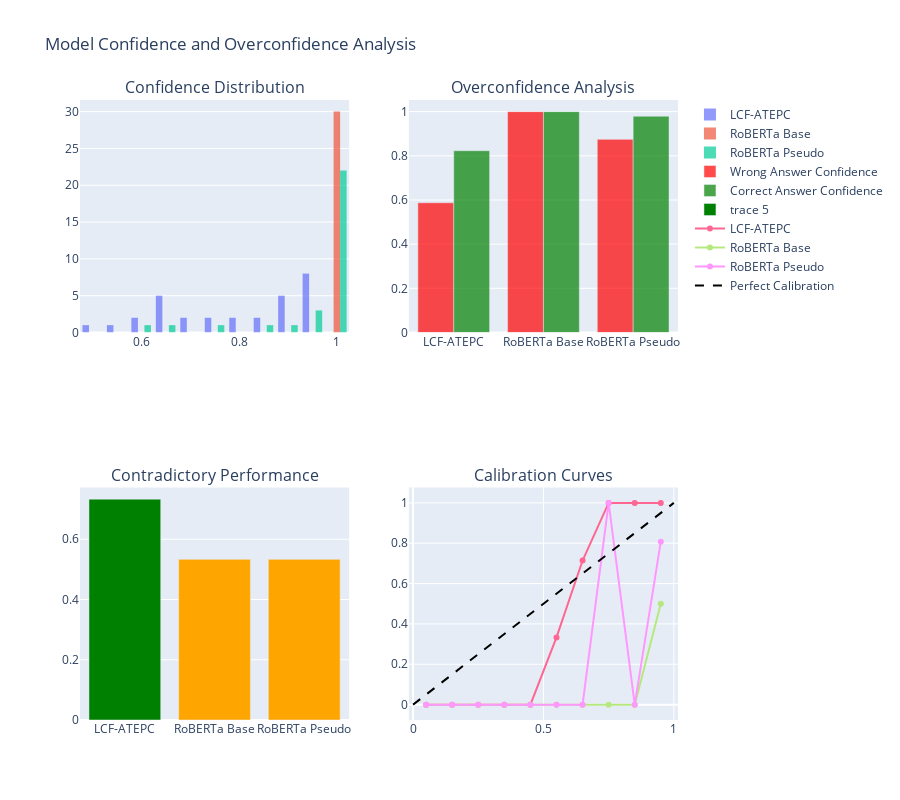

Notebook code cell kept with this figure:
### Code cell
# Overconfidence Analysis for RoBERTa Models
confidence_data = []
for result in all_results:
    for model_name in model_names:
        pred = result['predictions'][model_name]
        is_correct = pred['sentiment'] == result['expected_sentiment']
        confidence_data.append({
            'model': model_display_names[model_name],
            'confidence': pred['confidence'],
            'correct': is_correct,
            'category': result['category']
        })

df_confidence = pd.DataFrame(confidence_data)

# 3. Confidence Distribution Analysis
fig_conf = make_subplots(
    rows=2, cols=2,
    subplot_titles=('Confidence Distribution', 'Overconfidence Analysis', 'Contradictory Performance', 'Calibration Curves'),
    specs=[[{'secondary_y': False}, {'secondary_y': False}],
           [{'secondary_y': False}, {'secondary_y': False}]]
)

# Confidence distributions
for i, model_name in enumerate(model_names):
    model_data = df_confidence[df_confidence['model'] == model_display_names[model_name]]
    fig_conf.add_trace(
        go.Histogram(x=model_data['confidence'], name=model_display_names[model_name], 
                    opacity=0.7, nbinsx=20),
        row=1, col=1
    )

# Overconfidence comparison
overconf_data = []
for model_name in model_names:
    model_data = df_confidence[df_confidence['model'] == model_display_names[model_name]]
    correct_conf = model_data[model_data['correct']]['confidence'].mean()
    incorrect_conf = model_data[~model_data['correct']]['confidence'].mean()
    overconf_data.append({
        'model': model_display_names[model_name],
        'correct_confidence': correct_conf,
        'incorrect_confidence': incorrect_conf,
        'overconfidence': incorrect_conf - 0.5  # How much above random chance for wrong answers
    })

overconf_df = pd.DataFrame(overconf_data)
fig_conf.add_trace(
    go.Bar(x=overconf_df['model'], y=overconf_df['incorrect_confidence'], 
           name='Wrong Answer Confidence', marker_color='red', opacity=0.7),
    row=1, col=2
)
fig_conf.add_trace(
    go.Bar(x=overconf_df['model'], y=overconf_df['correct_confidence'], 
           name='Correct Answer Confidence', marker_color='green', opacity=0.7),
    row=1, col=2
)

# Contradictory sentiment performance
contradictory_perf = []
for model_name in model_names:
    contradictory_data = df_confidence[
        (df_confidence['model'] == model_display_names[model_name]) & 
        (df_confidence['category'] == 'Contradictory')
    ]
    acc = contradictory_data['correct'].mean() if len(contradictory_data) > 0 else 0
    contradictory_perf.append(acc)

fig_conf.add_trace(
    go.Bar(x=[model_display_names[name] for name in model_names], 
           y=contradictory_perf,
           marker_color=['green' if x > 0.6 else 'orange' if x > 0.4 else 'red' for x in contradictory_perf]),
    row=2, col=1
)

# Simple calibration visualization
for i, model_name in enumerate(model_names):
    model_data = df_confidence[df_confidence['model'] == model_display_names[model_name]]
    # Bin confidences and calculate accuracy per bin
    bins = np.linspace(0, 1, 11)
    bin_centers = (bins[:-1] + bins[1:]) / 2
    bin_accuracies = []
    
    for j in range(len(bins)-1):
        bin_mask = (model_data['confidence'] >= bins[j]) & (model_data['confidence'] < bins[j+1])
        bin_data = model_data[bin_mask]
        bin_acc = bin_data['correct'].mean() if len(bin_data) > 0 else 0
        bin_accuracies.append(bin_acc)
    
    fig_conf.add_trace(
        go.Scatter(x=bin_centers, y=bin_accuracies, 
                  name=model_display_names[model_name], mode='lines+markers'),
        row=2, col=2
    )

# Perfect calibration line
fig_conf.add_trace(
    go.Scatter(x=[0, 1], y=[0, 1], mode='lines', 
              line=dict(dash='dash', color='black'), name='Perfect Calibration'),
    row=2, col=2
)

fig_conf.update_layout(height=800, title_text="Model Confidence and Overconfidence Analysis")
fig_conf.show()

# Print summary
print("📊 OVERCONFIDENCE ANALYSIS SUMMARY:")
print("-" * 50)
for _, row in overconf_df.iterrows():
        status = "⚠️ OVERCONFIDENT" if row['overconfidence'] > 0.2 else "✅ Well-calibrated"
        print(f"{row['model']:15}: {status} (Wrong confidence: {row['incorrect_confidence']:.3f})")

### Figure 1 — Plotly figure (JSON) as saved in the notebook; plotly's stock layout.template omitted (floating-point values rounded to 4 significant figures)
{"data": [{"name": "LCF-ATEPC", "nbinsx": 20, "opacity": 0.7, "type": "histogram", "x": [0.5594, 0.6305, 0.5966, 0.9385, 0.6323, 0.6569, 0.9603, 0.7783, 0.8478, 0.7389, 0.6908, 0.6564, 0.9428, 0.5014, 0.6001, 0.896, 0.9593, 0.9041, 0.9577, 0.8358, 0.9578, 0.8847, 0.9598, 0.8958, 0.7593, 0.6586, 0.9136, 0.7781, 0.7079, 0.948], "xaxis": "x", "yaxis": "y"}, {"name": "RoBERTa Base", "nbinsx": 20, "opacity": 0.7, "type": "histogram", "x": [1.0, 1.0, 1.0, 1.0, 0.9999, 1.0, 1.0, 1.0, 1.0, 0.9999, 1.0, 1.0, 1.0, 1.0, 1.0, 1.0, 1.0, 1.0, 1.0, 1.0, 1.0, 1.0, 1.0, 1.0, 1.0, 1.0, 1.0, 1.0, 1.0, 1.0], "xaxis": "x", "yaxis": "y"}, {"name": "RoBERTa Pseudo", "nbinsx": 20, "opacity": 0.7, "type": "histogram", "x": [0.9999, 0.96, 0.994, 0.5781, 0.9991, 0.9622, 0.996, 0.9995, 0.9757, 0.8519, 0.6315, 0.9841, 0.9188, 0.992, 0.7362, 0.9999, 1.0, 0.9999, 1.0, 1.0, 1.0, 1.0, 1.0, 1.0, 1.0, 0.9921, 1.0, 0.9716, 0.9996, 0.9929], "xaxis": "x", "yaxis": "y"}, {"marker": {"color": "red"}, "name": "Wrong Answer Confidence", "opacity": 0.7, "type": "bar", "x": ["LCF-ATEPC", "RoBERTa Base", "RoBERTa Pseudo"], "xaxis": "x2", "y": [0.5874, 1.0, 0.8744], "yaxis": "y2"}, {"marker": {"color": "green"}, "name": "Correct Answer Confidence", "opacity": 0.7, "type": "bar", "x": ["LCF-ATEPC", "RoBERTa Base", "RoBERTa Pseudo"], "xaxis": "x2", "y": [0.823, 1.0, 0.9791], "yaxis": "y2"}, {"marker": {"color": ["green", "orange", "orange"]}, "type": "bar", "x": ["LCF-ATEPC", "RoBERTa Base", "RoBERTa Pseudo"], "xaxis": "x3", "y": [0.7333, 0.5333, 0.5333], "yaxis": "y3"}, {"mode": "lines+markers", "name": "LCF-ATEPC", "type": "scatter", "x": [0.05, 0.15, 0.25, 0.35, 0.45, 0.55, 0.65, 0.75, 0.85, 0.95], "xaxis": "x4", "y": [0, 0, 0, 0, 0, 0.3333, 0.7143, 1, 1, 1], "yaxis": "y4"}, {"mode": "lines+markers", "name": "RoBERTa Base", "type": "scatter", "x": [0.05, 0.15, 0.25, 0.35, 0.45, 0.55, 0.65, 0.75, 0.85, 0.95], "xaxis": "x4", "y": [0, 0, 0, 0, 0, 0, 0, 0, 0, 0.5], "yaxis": "y4"}, {"mode": "lines+markers", "name": "RoBERTa Pseudo", "type": "scatter", "x": [0.05, 0.15, 0.25, 0.35, 0.45, 0.55, 0.65, 0.75, 0.85, 0.95], "xaxis": "x4", "y": [0, 0, 0, 0, 0, 0, 0, 1, 0, 0.8077], "yaxis": "y4"}, {"line": {"color": "black", "dash": "dash"}, "mode": "lines", "name": "Perfect Calibration", "type": "scatter", "x": [0, 1], "xaxis": "x4", "y": [0, 1], "yaxis": "y4"}], "layout": {"annotations": [{"font": {"size": 16}, "showarrow": false, "text": "Confidence Distribution", "x": 0.225, "xanchor": "center", "xref": "paper", "y": 1, "yanchor": "bottom", "yref": "paper"}, {"font": {"size": 16}, "showarrow": false, "text": "Overconfidence Analysis", "x": 0.775, "xanchor": "center", "xref": "paper", "y": 1, "yanchor": "bottom", "yref": "paper"}, {"font": {"size": 16}, "showarrow": false, "text": "Contradictory Performance", "x": 0.225, "xanchor": "center", "xref": "paper", "y": 0.375, "yanchor": "bottom", "yref": "paper"}, {"font": {"size": 16}, "showarrow": false, "text": "Calibration Curves", "x": 0.775, "xanchor": "center", "xref": "paper", "y": 0.375, "yanchor": "bottom", "yref": "paper"}], "height": 800, "title": {"text": "Model Confidence and Overconfidence Analysis"}, "xaxis": {"anchor": "y", "domain": [0, 0.45]}, "xaxis2": {"anchor": "y2", "domain": [0.55, 1]}, "xaxis3": {"anchor": "y3", "domain": [0, 0.45]}, "xaxis4": {"anchor": "y4", "domain": [0.55, 1]}, "yaxis": {"anchor": "x", "domain": [0.625, 1]}, "yaxis2": {"anchor": "x2", "domain": [0.625, 1]}, "yaxis3": {"anchor": "x3", "domain": [0, 0.375]}, "yaxis4": {"anchor": "x4", "domain": [0, 0.375]}}}
